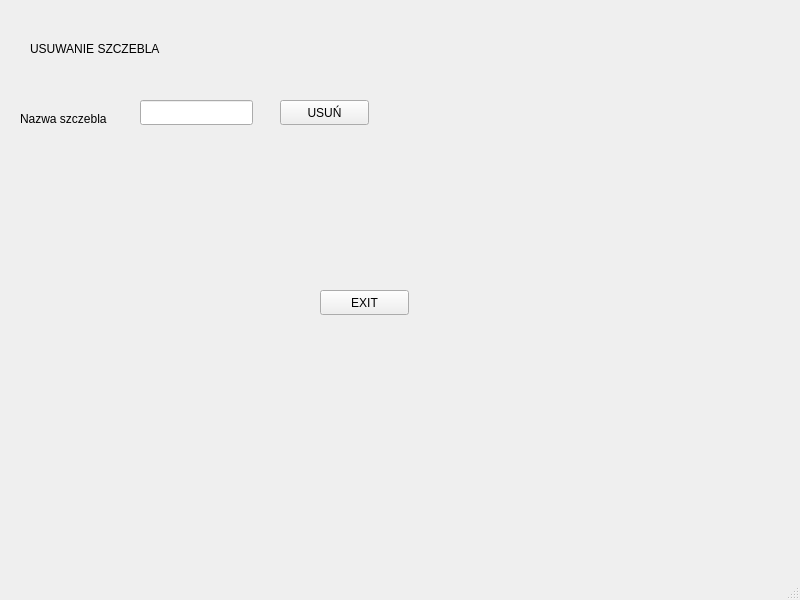
<?xml version="1.0" encoding="UTF-8"?>
<ui version="4.0">
 <class>MainWindow</class>
 <widget class="QMainWindow" name="MainWindow">
  <property name="geometry">
   <rect>
    <x>0</x>
    <y>0</y>
    <width>800</width>
    <height>600</height>
   </rect>
  </property>
  <property name="windowTitle">
   <string>MainWindow</string>
  </property>
  <widget class="QWidget" name="centralwidget">
   <widget class="QLabel" name="label">
    <property name="geometry">
     <rect>
      <x>410</x>
      <y>110</y>
      <width>171</width>
      <height>17</height>
     </rect>
    </property>
    <property name="text">
     <string/>
    </property>
   </widget>
   <widget class="QLabel" name="label_2">
    <property name="geometry">
     <rect>
      <x>20</x>
      <y>110</y>
      <width>111</width>
      <height>17</height>
     </rect>
    </property>
    <property name="text">
     <string>Nazwa szczebla</string>
    </property>
   </widget>
   <widget class="QLineEdit" name="lineEdit">
    <property name="geometry">
     <rect>
      <x>140</x>
      <y>100</y>
      <width>113</width>
      <height>25</height>
     </rect>
    </property>
   </widget>
   <widget class="QPushButton" name="pushButton">
    <property name="geometry">
     <rect>
      <x>280</x>
      <y>100</y>
      <width>89</width>
      <height>25</height>
     </rect>
    </property>
    <property name="text">
     <string>USUŃ</string>
    </property>
   </widget>
   <widget class="QPushButton" name="pushButton_2">
    <property name="geometry">
     <rect>
      <x>320</x>
      <y>290</y>
      <width>89</width>
      <height>25</height>
     </rect>
    </property>
    <property name="text">
     <string>EXIT</string>
    </property>
   </widget>
   <widget class="QLabel" name="label_3">
    <property name="geometry">
     <rect>
      <x>30</x>
      <y>40</y>
      <width>171</width>
      <height>17</height>
     </rect>
    </property>
    <property name="text">
     <string>USUWANIE SZCZEBLA</string>
    </property>
   </widget>
  </widget>
  <widget class="QMenuBar" name="menubar">
   <property name="geometry">
    <rect>
     <x>0</x>
     <y>0</y>
     <width>800</width>
     <height>22</height>
    </rect>
   </property>
  </widget>
  <widget class="QStatusBar" name="statusbar"/>
 </widget>
 <resources/>
 <connections/>
</ui>
